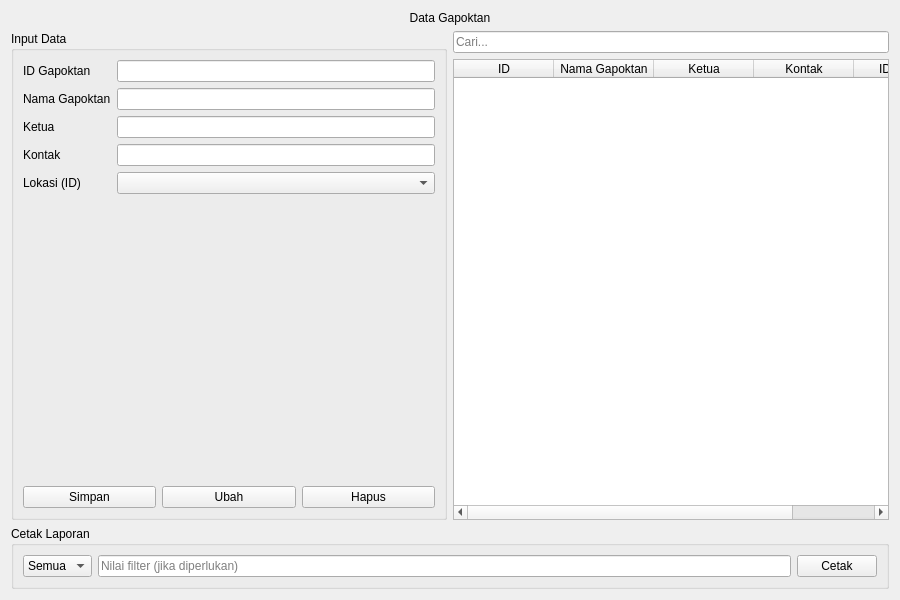
<?xml version='1.0' encoding='UTF-8'?>
<ui version="4.0">
 <class>Form</class>
 <widget class="QWidget" name="Form">
  <property name="geometry"><rect><x>0</x><y>0</y><width>900</width><height>600</height></rect></property><property name="minimumSize"><size><width>900</width><height>600</height></size></property><property name="windowTitle"><string>Data Gapoktan</string></property>
  <layout class="QVBoxLayout" name="verticalLayout">
   <item>
    <widget class="QLabel" name="lblTitle">
     <property name="text"><string>Data Gapoktan</string></property>
     <property name="alignment"><set>Qt::AlignCenter</set></property>
    </widget>
   </item>
   <item>
    <layout class="QHBoxLayout" name="hlayoutMain">
     <item>
      <widget class="QGroupBox" name="groupInput">
       <property name="title"><string>Input Data</string></property>
       <layout class="QVBoxLayout" name="vlayoutInput">
        <item>
         <layout class="QFormLayout" name="formLayout">
    <item row="0" column="0">
      <widget class="QLabel" name="label_EditId">
       <property name="text"><string>ID Gapoktan</string></property>
      </widget>
     </item>
    <item row="0" column="1">
      <widget class="QLineEdit" name="EditId" />
     </item>
    <item row="1" column="0">
      <widget class="QLabel" name="label_EditNama">
       <property name="text"><string>Nama Gapoktan</string></property>
      </widget>
     </item>
    <item row="1" column="1">
      <widget class="QLineEdit" name="EditNama" />
     </item>
    <item row="2" column="0">
      <widget class="QLabel" name="label_EditKetua">
       <property name="text"><string>Ketua</string></property>
      </widget>
     </item>
    <item row="2" column="1">
      <widget class="QLineEdit" name="EditKetua" />
     </item>
    <item row="3" column="0">
      <widget class="QLabel" name="label_EditKontak">
       <property name="text"><string>Kontak</string></property>
      </widget>
     </item>
    <item row="3" column="1">
      <widget class="QLineEdit" name="EditKontak" />
     </item>
    <item row="4" column="0">
      <widget class="QLabel" name="label_ComboLokasi">
       <property name="text"><string>Lokasi (ID)</string></property>
      </widget>
     </item>
    <item row="4" column="1">
      <widget class="QComboBox" name="ComboLokasi" />
     </item>
         </layout>
        </item>
        <item>
         <layout class="QHBoxLayout" name="hlayoutButtons">
          <item><widget class="QPushButton" name="BtnSimpan"><property name="text"><string>Simpan</string></property></widget></item>
          <item><widget class="QPushButton" name="BtnUbah"><property name="text"><string>Ubah</string></property></widget></item>
          <item><widget class="QPushButton" name="BtnHapus"><property name="text"><string>Hapus</string></property></widget></item>
         </layout>
        </item>
       </layout>
      </widget>
     </item>
     <item>
      <layout class="QVBoxLayout" name="vlayoutTable">
       <item><widget class="QLineEdit" name="lineCari"><property name="placeholderText"><string>Cari...</string></property></widget></item>
       <item>
        <widget class="QTableWidget" name="tblGapoktan">
         <property name="editTriggers"><set>QAbstractItemView::NoEditTriggers</set></property>
         <property name="selectionBehavior"><enum>QAbstractItemView::SelectRows</enum></property>
         <property name="selectionMode"><enum>QAbstractItemView::SingleSelection</enum></property>
      <column>
       <property name="text"><string>ID</string></property>
      </column>
      <column>
       <property name="text"><string>Nama Gapoktan</string></property>
      </column>
      <column>
       <property name="text"><string>Ketua</string></property>
      </column>
      <column>
       <property name="text"><string>Kontak</string></property>
      </column>
      <column>
       <property name="text"><string>ID Lokasi</string></property>
      </column>
        </widget>
       </item>
      </layout>
     </item>
    </layout>
   </item>
   <item>
    <widget class="QGroupBox" name="groupReport">
     <property name="title"><string>Cetak Laporan</string></property>
     <layout class="QHBoxLayout" name="hlayoutReport">
      <item><widget class="QComboBox" name="comboFilter">
        <item><property name="text"><string>Semua</string></property></item>
      </widget></item>
      <item><widget class="QLineEdit" name="txtFilter"><property name="placeholderText"><string>Nilai filter (jika diperlukan)</string></property></widget></item>
      <item><widget class="QPushButton" name="btnCetak"><property name="text"><string>Cetak</string></property></widget></item>
     </layout>
    </widget>
   </item>
  </layout>
 </widget>
 <resources />
 <connections />
</ui>
